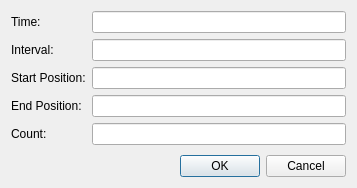
<?xml version="1.0" encoding="UTF-8"?>
<ui version="4.0">
 <class>AddTimerDialog</class>
 <widget class="QDialog" name="AddTimerDialog">
  <property name="geometry">
   <rect>
    <x>0</x>
    <y>0</y>
    <width>357</width>
    <height>188</height>
   </rect>
  </property>
  <property name="windowTitle">
   <string>Add Timer</string>
  </property>
  <layout class="QVBoxLayout" name="verticalLayout_3">
   <item>
    <layout class="QHBoxLayout" name="horizontalLayout_2">
     <item>
      <layout class="QVBoxLayout" name="verticalLayout_2">
       <item>
        <widget class="QLabel" name="label">
         <property name="text">
          <string>Time:</string>
         </property>
        </widget>
       </item>
       <item>
        <widget class="QLabel" name="label_2">
         <property name="text">
          <string>Interval:</string>
         </property>
        </widget>
       </item>
       <item>
        <widget class="QLabel" name="label_3">
         <property name="text">
          <string>Start Position:</string>
         </property>
        </widget>
       </item>
       <item>
        <widget class="QLabel" name="label_4">
         <property name="text">
          <string>End Position:</string>
         </property>
        </widget>
       </item>
       <item>
        <widget class="QLabel" name="label_5">
         <property name="text">
          <string>Count:</string>
         </property>
        </widget>
       </item>
      </layout>
     </item>
     <item>
      <layout class="QVBoxLayout" name="verticalLayout">
       <item>
        <widget class="QLineEdit" name="edt_time"/>
       </item>
       <item>
        <widget class="QLineEdit" name="edt_interval"/>
       </item>
       <item>
        <widget class="QLineEdit" name="edt_startposition"/>
       </item>
       <item>
        <widget class="QLineEdit" name="edt_endposition"/>
       </item>
       <item>
        <widget class="QLineEdit" name="edt_count"/>
       </item>
      </layout>
     </item>
    </layout>
   </item>
   <item>
    <spacer name="verticalSpacer">
     <property name="orientation">
      <enum>Qt::Vertical</enum>
     </property>
     <property name="sizeHint" stdset="0">
      <size>
       <width>20</width>
       <height>7</height>
      </size>
     </property>
    </spacer>
   </item>
   <item>
    <layout class="QHBoxLayout" name="horizontalLayout">
     <item>
      <spacer name="horizontalSpacer">
       <property name="orientation">
        <enum>Qt::Horizontal</enum>
       </property>
       <property name="sizeHint" stdset="0">
        <size>
         <width>40</width>
         <height>20</height>
        </size>
       </property>
      </spacer>
     </item>
     <item>
      <widget class="QPushButton" name="btn_ok">
       <property name="text">
        <string>OK</string>
       </property>
      </widget>
     </item>
     <item>
      <widget class="QPushButton" name="btn_cancel">
       <property name="text">
        <string>Cancel</string>
       </property>
      </widget>
     </item>
    </layout>
   </item>
  </layout>
 </widget>
 <resources/>
 <connections/>
</ui>
